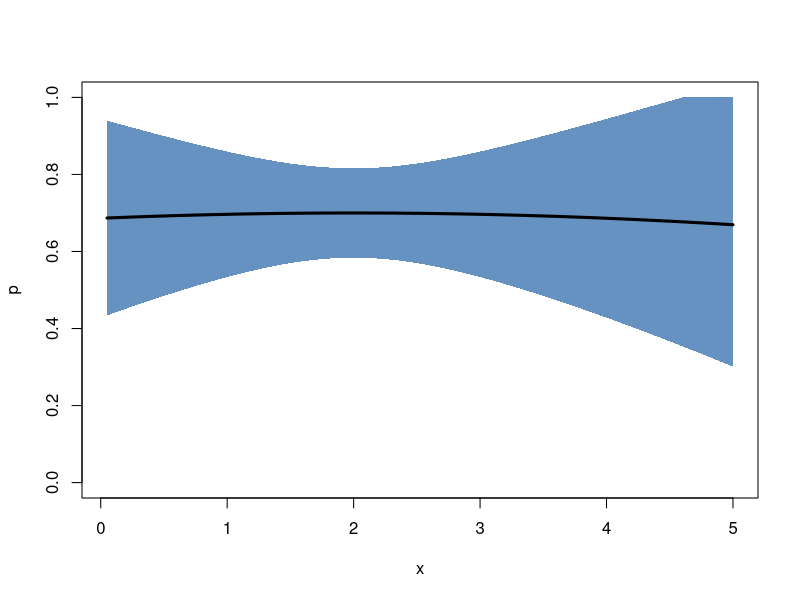
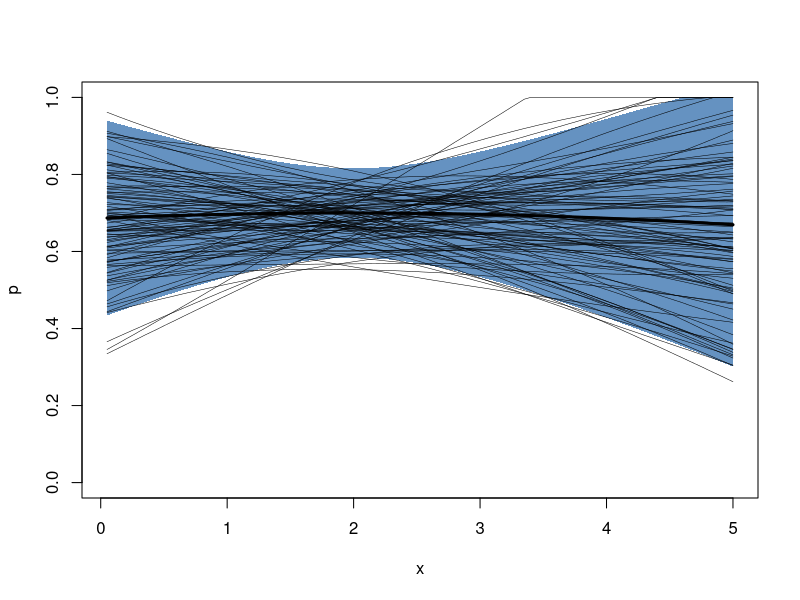
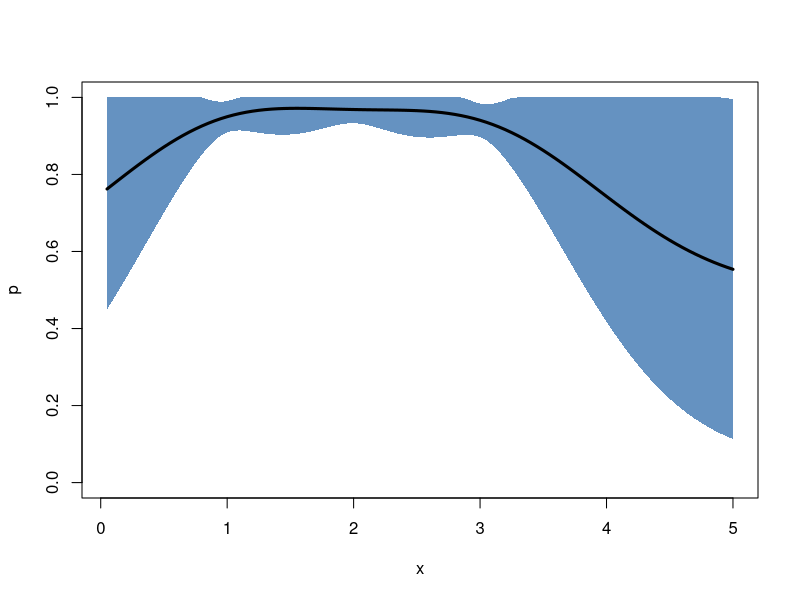
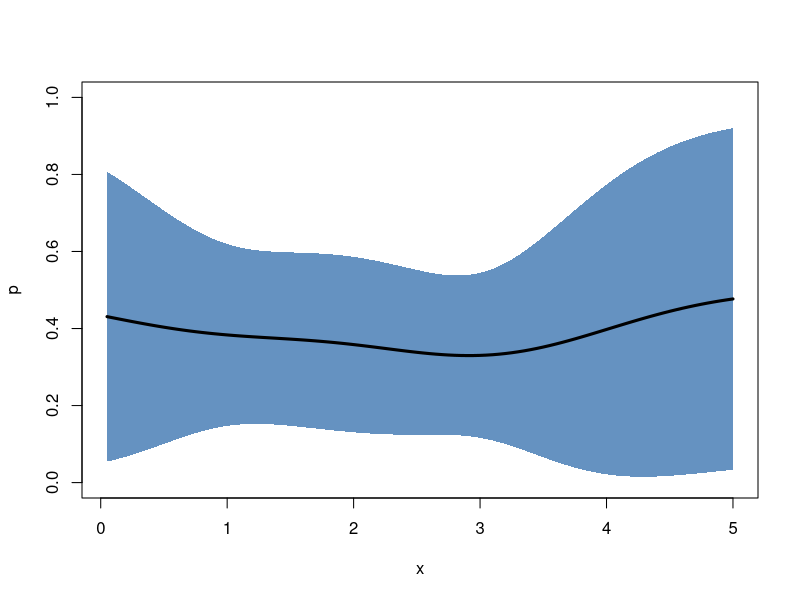

Source code (R) for these figures, in order:

require("mvtnorm")
require("Matrix")

new.gp <- function(x, mu.prior, kernelf)
{
  mu <- rep(mu.prior[1], length(x))
  
  gp <- list(x        = x,              # where to evaluate the gp
             kernelf  = kernelf,        # kernel function
             mu.prior = mu.prior,       # prior mean
             mu       = mu,             # mean
             sigma    = kernelf(x, x))  # covariance
  class(gp) <- "gp"

  return (gp)
}

kernel.exponential <- function(var, l)
{
  f <- function(x, y) {
    n <- length(x)
    m <- length(y)
    result      <- matrix(0.0, n*m)
    dim(result) <- c(n, m)
    for (i in 1:n) {
      for (j in 1:m) {
        result[i,j] <- var*exp(-1.0/(2.0*l^2)*(x[i]-y[j])^2)
      }
    }
    return (result)
  }
  return (f)
}

posterior <- function(gp, ...)
{
  UseMethod("posterior")
}

posterior.gp <- function(gp, xp, yp, noise=NULL)
{
  k0 <- gp$kernelf(xp, xp)     # K(X , X )
  k1 <- gp$kernelf(xp, gp$x)   # K(X , X*)
  k2 <- t(k1)                  # K(X*, X )
  k3 <- gp$kernelf(gp$x, gp$x) # K(X*, X*)

  mu <- gp$mu.prior

  # add noise to measurements?
  if (is.null(noise)) {
    A <- k0
  }
  else {
    A <- k0 + diag(noise)
  }
  L        <- chol(A)
  Linv     <- solve(L)

  gp$mu    <- drop(mu + (k2 %*% Linv) %*% (t(Linv) %*% (yp - mu)))
  gp$sigma <- k3 - (k2 %*% Linv) %*% (t(Linv) %*% k1)

  # the resulting matrix is usually not positive definite due to
  # numerical errors; use nearPD to compute the nearest positive
  # definite matrix
  gp$sigma <- as.matrix(nearPD(gp$sigma)$mat)
  
  return (gp)
}

samples <- function(gp, ...)
{
  UseMethod("samples")
}

samples.gp <- function(gp, n=1)
{
  x <- rmvnorm(n=n, mean=gp$mu, sigma=gp$sigma, method="chol")

  return (x)
}

bound <- function(line, range=c(0,1))
{
  # bound function values in the inverval given by range
  tmp0 <- sapply(line, function(x) min(x, range[2]))
  tmp1 <- sapply(tmp0, function(x) max(x, range[1]))
  return (tmp1)
}

plot.gp <- function(gp, samples=NULL)
{
  col <- rgb(8/255, 81/255, 156/255, alpha=0.625)
  
  plot(gp$x, gp$mu, 'n', xlab="x", ylab="p", ylim=c(0,1))

  var <- diag(gp$sigma)
  z1  <- bound(gp$mu + 2*sqrt(var))
  z2  <- bound(gp$mu - 2*sqrt(var))
  
  polygon(c(gp$x, rev(gp$x)), c(z1, rev(z2)),
     col = col, border = NA)

  lines(gp$x, gp$mu, 'l', lwd=3)

  if (!is.null(samples)) {
    for (i in 1:dim(samples)[1]) {
      lines(gp$x, bound(samples[i,]), 'l', lwd=0.5)
    }
  }
}

# Example
################################################################################

gp <- new.gp(1:100/20, 0.0, kernel.exponential(1, 10))

xp <- c(1, 2, 3)
yp <- c(0.7, 0.7, 0.7)
# measurement noise
ep <- c(0.01, 0.01, 0.01)

gp <- posterior(gp, xp, yp, ep)

plot(gp)

plot(gp, samples(gp, 100))

# Experiment
################################################################################

new.experiment <- function(alpha)
{
  experiment        <- list(alpha   = alpha,     # Dirichlet pseudo counts
                            data    = new.env()) # experimental data
  class(experiment) <- "experiment"

  return (experiment)
}

add.measurement <- function(experiment, ...)
{
  UseMethod("add.measurement")
}

add.measurement.experiment <- function(experiment, x, counts)
{
  key <- toString(x)

  if (is.null(experiment$data[[key]])) {
    experiment$data[[key]] <- counts
  }
  else {
    experiment$data[[key]] <- experiment$data[[key]] + counts
  }
}

dirichlet.moments <- function(alpha)
{
  expectation <- rep(0, length(alpha))
  variance    <- rep(0, length(alpha))

  alpha0      <- sum(alpha)
  
  for (i in 1:length(alpha)) {
    expectation[i] <- alpha[i]/alpha0
    variance[i]    <- alpha[i]*(alpha0 - alpha[i])/(alpha0^2*(alpha0 + 1))
  }
  
  result <- list(expectation = expectation, variance = variance)

  return (result)
}

posterior.experiment <- function(experiment, x, l)
{
  # get prior pseudocounts
  alpha             <- experiment$alpha
  # determine prior expectation and standard deviation
  prior.moments     <- dirichlet.moments(alpha)
  # the prior expectation sets the mean of the GP
  prior.expectation <- prior.moments$expectation[1]
  # and the variance is used in the kernel function
  prior.variance    <- prior.moments$variance[1]
  # generate a kernel which is limited by the prior variance
  kernelf           <- kernel.exponential(prior.variance, l)
  # construct the gaussian process
  gp                <- new.gp(x, prior.expectation, kernelf)

  if (length(experiment$data) > 0) {
    # we have measurements...
    xp <- c() # position
    yp <- c() # mean
    ep <- c() # variance

    for (key in ls(envir=experiment$data)) {
      xt      <- as.numeric(key)
      counts  <- experiment$data[[key]]

      moments <- dirichlet.moments(counts + alpha)

      xp <- append(xp, xt)
      yp <- append(yp, moments$expectation[1])
      ep <- append(ep, moments$variance[1])
    }
    # compute the posterior of the gaussian process
    gp <- posterior(gp, xp, yp, ep)
  }

  return (gp)
}

# Example
################################################################################

e <- new.experiment(c(2.0,2.0))
add.measurement(e, 1, c(100,3))
add.measurement(e, 2, c( 90,1))
add.measurement(e, 3, c(100,4))

gp <- posterior(e, 1:100/20, 1.0)
plot(gp)

e <- new.experiment(c(2.0,2.0))
add.measurement(e, 1, c( 1,4))
add.measurement(e, 2, c( 1,3))
add.measurement(e, 3, c( 1,6))

gp <- posterior(e, 1:100/20, 1.0)
plot(gp)

# Information measures
################################################################################

kl.divergence <- function(gp, ...)
{
  UseMethod("kl.divergence")
}

kl.divergence.gp <- function(gp0, gp1)
{
  mu0    <- gp0$mu
  mu1    <- gp1$mu
  sigma0 <- gp0$sigma
  sigma1 <- gp1$sigma
  
  L0inv <- solve(chol(sigma0))
  L1inv <- solve(chol(sigma1))
  
  tmp1  <- log(det((sigma1 %*% L0inv) %*% t(L0inv)))
  tmp2  <- sum(diag(L1inv %*% (t(L1inv) %*% (drop((mu0 - mu1)%*%(mu0 - mu1)) + sigma0 + sigma1))))
  
  return (1/2*tmp1 + 1/2*tmp2)
}

# Example
################################################################################

e <- new.experiment(c(2.0,2.0))
add.measurement(e, 1, c( 1,4))
add.measurement(e, 2, c( 1,3))
gp0 <- posterior(e, 1:100/20, 1.0)
add.measurement(e, 3, c( 1,6))
gp1 <- posterior(e, 1:100/20, 1.0)
add.measurement(e, 2, c( 0,2))
gp2 <- posterior(e, 1:100/20, 1.0)
